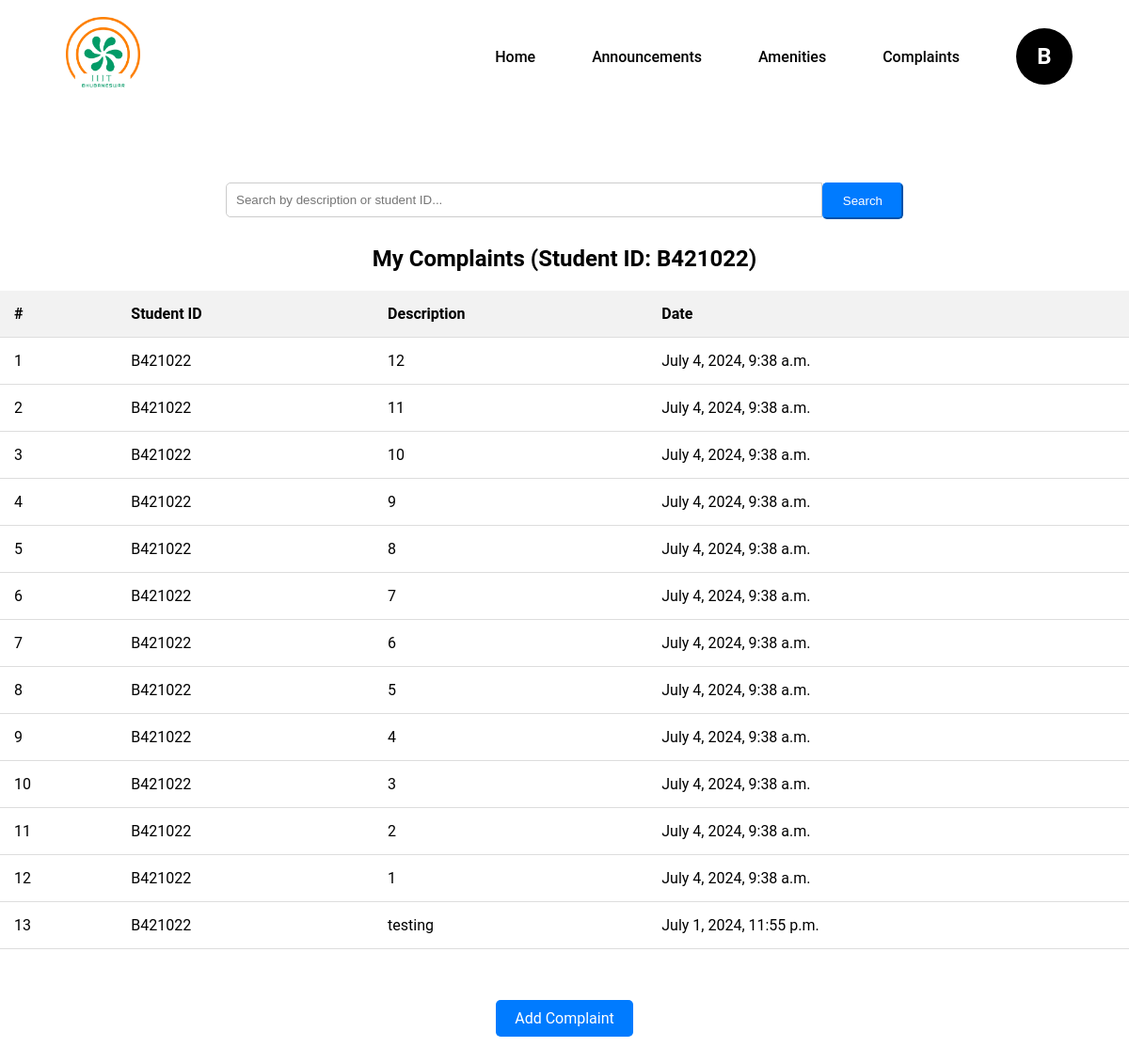
Screenshot of /complaints/ (signed in) with the database file from the repository.
### users/models.py (models this page shows, shortened)
class Complaint(models.Model):
    student_id = models.CharField(max_length=20)
    description = models.TextField()
    date_created = models.DateTimeField(auto_now_add=True)

### users/views.py (the view)
# urls.py: path('complaints/', views.student_complaints_list, name='student_complaints_list'),
@login_required
def student_complaints_list(request):
    user_id = request.user.username
    search_query = request.GET.get('search_query', '')
    complaints = Complaint.objects.filter(student_id=user_id).order_by('-date_created')
    if search_query:
        complaints = complaints.filter(description__icontains=search_query) | complaints.filter(student_id__icontains=search_query)
    return render(request, 'student_complaints_list.html', {'complaints': complaints, 'user_id': user_id})

### users/context_processors.py (called while the page is built)
def cloak_room_settings(request):
    settings = CloakRoomSettings.objects.first()
    return {
        'settings': settings
    }

### users/templates/student_complaints_list.html
{% extends 'base.html' %}
{% block content %}
<div class="container mt-4">
    <div class="row mb-3">
        {% load static %}
        <link rel="stylesheet" href="{% static 'css/complaints.css' %}">
        <div class="col-md-12">
            <form method="GET" action="{% url 'student_complaints_list' %}" class="form-inline search-bar">
                <div class="input-group">
                    <input type="text" class="form-control form-control-lg" name="search_query" placeholder="Search by description or student ID...">
                    <div class="input-group-prepend">
                        <button type="submit" class="btn btn-primary btn-lg">Search</button>
                    </div>
                </div>
            </form>
        </div>
    </div>
    <h2>My Complaints (Student ID: {{ user_id|capfirst }})</h2>
    <table class="table table-striped mt-3">
        <thead>
            <tr>
                <th>#</th>
                <th>Student ID</th>
                <th>Description</th>
                <th>Date</th>
            </tr>
        </thead>
        <tbody>
            {% for complaint in complaints %}
            <tr>
                <td>{{ forloop.counter }}</td>
                <td>{{ complaint.student_id|capfirst }}</td>
                <td>{{ complaint.description }}</td>
                <td>{{ complaint.date_created }}</td>
            </tr>
            {% endfor %}
        </tbody>
    </table>
    <div class="text-center mb-4 mt-4">
        <a href="{% url 'add_complaint' %}" class="btn btn-primary btn-lg">Add Complaint</a>
    </div>
</div>
{% endblock %}

### users/templates/base.html (shortened to what this page needs)
{% load static %}
<!DOCTYPE html>
<html lang="en">
<head>
    <link rel="stylesheet" href="{% static 'css/dashboard_styles.css' %}">
    <link rel="stylesheet" href="https://cdnjs.cloudflare.com/ajax/libs/font-awesome/6.0.0-beta3/css/all.min.css">
</head>
<body>
  <nav>
    <div class="logo">
        <img src="{% static 'images/home_logo.png' %}" alt="Logo">
    </div>
    <div class="list-items">
    <ul class="nav-links">
        <li><a href="{% url 'student_dashboard' %}">Home</a></li>
        <li><a href="{% url 'student_notice_list' %}">Announcements</a></li>
        <li class="dropdown">
            <a href="#">Amenities</a>
        </li>
        <li><a href="{% url 'student_complaints_list' %}">Complaints</a></li>
        <li class="profile dropdown">
            <a href="#" id="profileDropdown" role="button">
                <div class="profile-initial">{{ request.user.username|slice:":1"|capfirst }}</div>
            </a>
        </li>
    </ul>
</div>
</nav>
<div class="container mt-4">
    {% block content %}
    {% endblock %}
</div>
</body>
</html>

### static/css/dashboard_styles.css (style rules this page uses)
* { margin: 0; padding: 0; box-sizing: border-box; }
body { font-family: 'Roboto', sans-serif; }
nav { display: flex; align-items: center; justify-content: space-between; background-color: white; padding: 0 20px; width: 100%; height: 120px; margin: 0; }
.logo img { height: 80px; margin-left: 50px; }
.nav-links { list-style: none; display: flex; flex: 1; justify-content: flex-end; align-items: center; }
.nav-links li { position: relative; margin-right: 20px; }
.nav-links a { font-size: 16px; font-weight: 550; color: black; text-decoration: none; padding: 15px 20px; display: block; }
.profile { display: flex; align-items: center; cursor: pointer; }
.profile-initial { width: 60px; height: 60px; background-color: black; color: white; display: flex; align-items: center; justify-content: center; border-radius: 50%; font-size: 24px; font-weight: bold; }

### static/css/complaints.css (style rules this page uses)
.container { margin-top: 4rem; }
h2 { text-align: center; margin-bottom: 20px; }
.search-bar .input-group { width: 60%; margin: 0 auto 20px; display: flex; }
.search-bar .form-control { flex: 1; padding: 10px; border-radius: 5px 0 0 5px; border: 1px solid #ccc; }
.table { width: 100%; border-collapse: collapse; }
.table th, .table td { padding: 15px; text-align: left; border-bottom: 1px solid #ddd; }
.table th { background-color: #f2f2f2; }
.text-center { text-align: center; }
.text-center .btn { padding: 10px 20px; border-radius: 5px; background-color: #007bff; color: white; text-decoration: none; }
.mb-4 { margin-bottom: 4rem !important; }
.mt-4 { margin-top: 4rem !important; }
form { margin-top: 20px; }
form .btn-primary { background-color: #007bff; border-color: #007bff; padding: 10px 20px; border-radius: 5px; color: white; margin-top: 10px; }
form input, form textarea, form select { width: 40%; padding: 10px; margin: 10px 0; border-radius: 5px; border: 1px solid #ccc; }

### rows the page displays
Complaint: student_id "B421022", description "12", date_created "July 4, 2024, 9:38 a.m."
Complaint: student_id "B421022", description "11", date_created "July 4, 2024, 9:38 a.m."
Complaint: student_id "B421022", description "10", date_created "July 4, 2024, 9:38 a.m."
Complaint: student_id "B421022", description "9", date_created "July 4, 2024, 9:38 a.m."
Complaint: student_id "B421022", description "8", date_created "July 4, 2024, 9:38 a.m."
Complaint: student_id "B421022", description "7", date_created "July 4, 2024, 9:38 a.m."
Complaint: student_id "B421022", description "6", date_created "July 4, 2024, 9:38 a.m."
Complaint: student_id "B421022", description "5", date_created "July 4, 2024, 9:38 a.m."
Complaint: student_id "B421022", description "4", date_created "July 4, 2024, 9:38 a.m."
Complaint: student_id "B421022", description "3", date_created "July 4, 2024, 9:38 a.m."
Complaint: student_id "B421022", description "2", date_created "July 4, 2024, 9:38 a.m."
Complaint: student_id "B421022", description "1", date_created "July 4, 2024, 9:38 a.m."
Complaint: student_id "B421022", description "testing", date_created "July 1, 2024, 11:55 p.m."

### other values shown
{{ request.user.username|slice:":1"|capfirst }} "B"
{{ user_id|capfirst }} "B421022"
